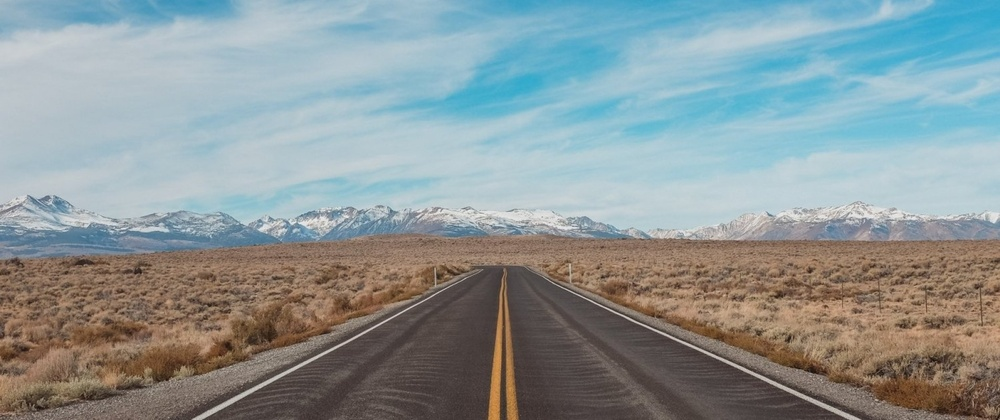
#> input picture Hw2/road.jpg, 1000 x 420 px, shrunk from 1905 x 800 before the run
$ python road_lbp.py
#> lines starting #> are read from the running program, lines starting #| are printed output that depends on the picture
# -*- coding: utf-8 -*-
"""
Created on Fri Mar 12 15:35:25 2021

@author: engineer
"""

from skimage.transform import rotate
from skimage.feature import local_binary_pattern
from skimage import data, io,data_dir,filters, feature
from skimage.color import label2rgb
import skimage
import numpy as np
import matplotlib.pyplot as plt
from PIL import Image
import cv2

# settings for LBP
radius = 1  # LBP算法中范围半径的取值
n_points = 8 * radius # 领域像素点数

# 讀取圖像
image = cv2.imread('road.jpg')
#> image is the input picture: shape (420, 1000, 3); mean B, G, R 151.7, 150.3, 139.2
image1 = cv2.cvtColor(image, cv2.COLOR_BGR2RGB)
plt.subplot(111)
plt.imshow(image1)
# 灰階轉換
image = cv2.cvtColor(image1, cv2.COLOR_BGR2GRAY)
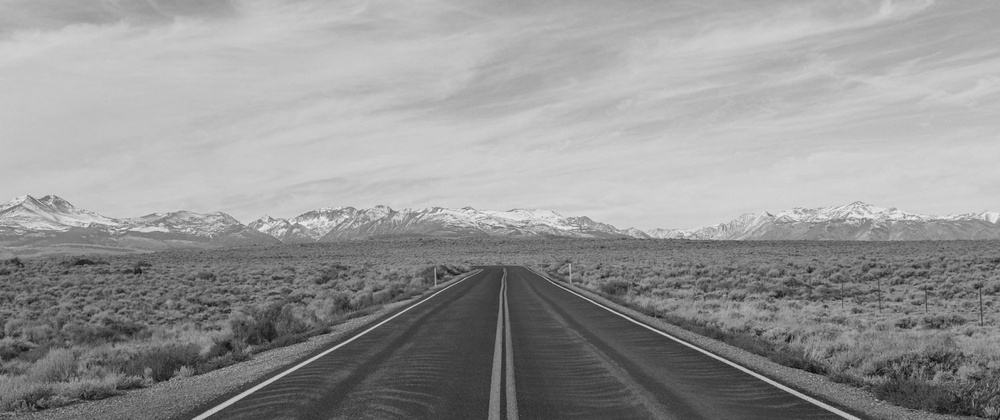
#> image: shape (420, 1000); min 10, max 240, mean 149.5
plt.subplot(111)
plt.imshow(image, plt.cm.gray)
# lbp處理
lbp = local_binary_pattern(image, n_points, radius)
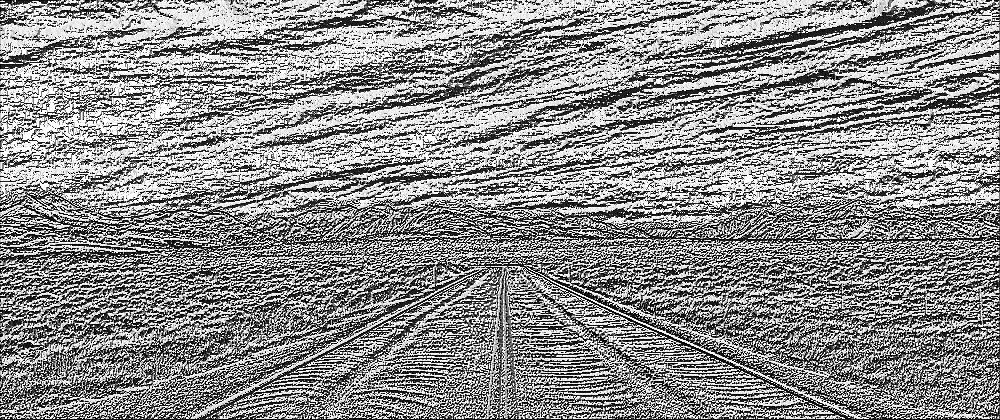
#> lbp: shape (420, 1000) float64; min 0, max 255, mean 140.6
plt.subplot(111)
plt.imshow(lbp, plt.cm.gray)

#特徵提取
#edges = filters.sobel(image)
#plt.subplot(111)
#plt.imshow(edges, plt.cm.gray)
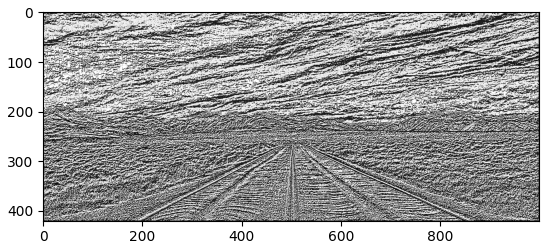
#> figure drawn by matplotlib, 1 panel
